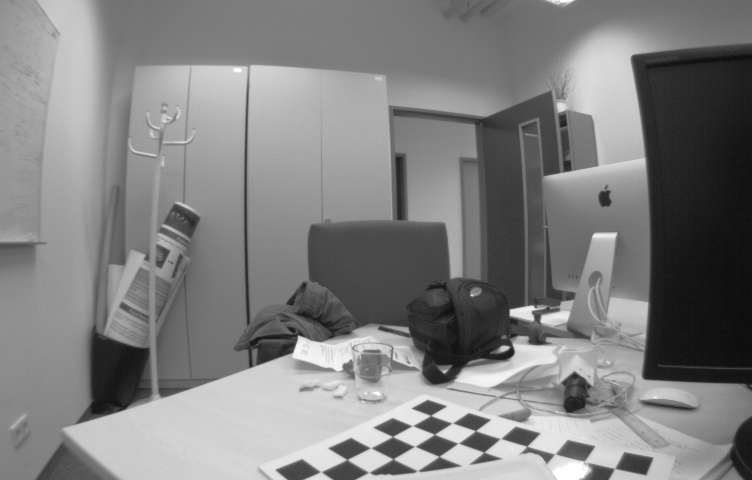
%> input picture computer vision/exercise/ex4/solution/matlab/Ex 4.3/img1.jpg, 752 x 480 px
$ octave main_solution_optimized.m   (GNU Octave 9; MATLAB toolbox functions it lacks are replaced by stand-ins)
%> lines starting %> are read from the running program, lines starting %| are printed output that depends on the picture
### computer vision/exercise/ex4/Ex 4.3/imreadbw.m
function I = imreadbw(file)
%> called with file = 'img1.jpg'
I=im2double(imread(file)) ;
%> I: size 480x752x3 double; min 0.0392, max 1, mean 0.504

if(size(I,3) > 1)
  I = rgb2gray( I ) ;
%> I: size 480x752 double
end

### computer vision/exercise/ex4/solution/matlab/Ex 4.3/main_solution_optimized.m
% Exercise Sheet 4, Part II
%
% ========================================
% Radial Distortion, Exercise 3
% ========================================
%

%% image 1
img_dist = imreadbw('img1.jpg');

K = [ 388.6795 0  343.7415;
       0  389.4250 234.6182;
       0 0 1];


KNew = [250 0.0 512;
        0 250 384;
        0.0 0.0 1.0];

KNewI = KNew^-1;

% get coordinate list
x = repmat(1:1024,768,1);
y = repmat(1:768,1024,1)';
xw = zeros(768,1024);
yw = zeros(768,1024);

% multiply each point with KNewI and project (division by 1)
x = KNewI(1,1) * x + KNewI(1,3);
y = KNewI(2,2) * y + KNewI(2,3);

% get radius of each point
r = (x.^2 + y.^2).^0.5;

% calc f
f = atan(2 * r * tan(0.926464 / 2)) ./ (0.926464*r);

% this only works, as f(isnan(f)) is a 1x1 matrix (there is at most one
% point exactly with raidus=0).
f(isnan(f)) = 0;

% multiply with K
xw = K(1,1) * x .* f + K(1,3);
yw = K(2,2) * y .* f + K(2,3);

% interpolate
img_undist = interp2(img_dist, xw+1, yw+1);
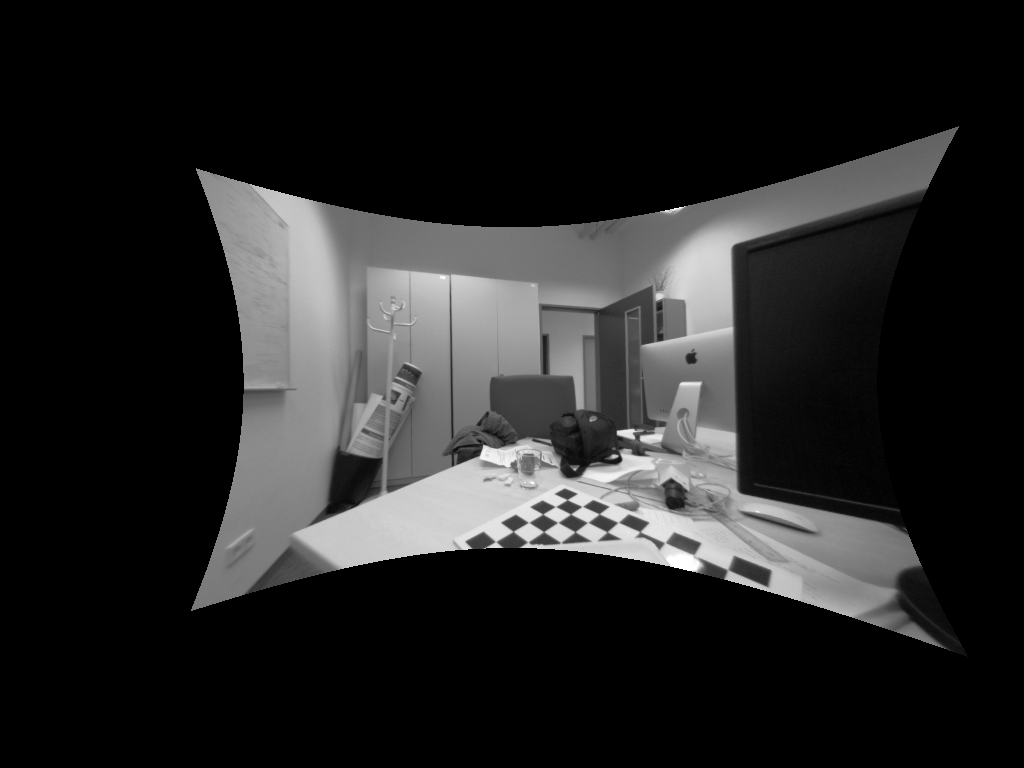
%> img_undist: size 768x1024 double; 67.71% of the values are NaN or infinite; the others: min 0.0408, max 1, mean 0.473; drawn with min black, max white, NaN and infinite black

%subplot(1,2,1)
imagesc(img_undist)
colormap gray
axis equal
%subplot(1,2,2)
figure
imagesc(img_dist)
colormap gray
axis equal

%% image 2

img_dist = imreadbw('img2.jpg');
%> call 2 of imreadbw, with file = 'img2.jpg'
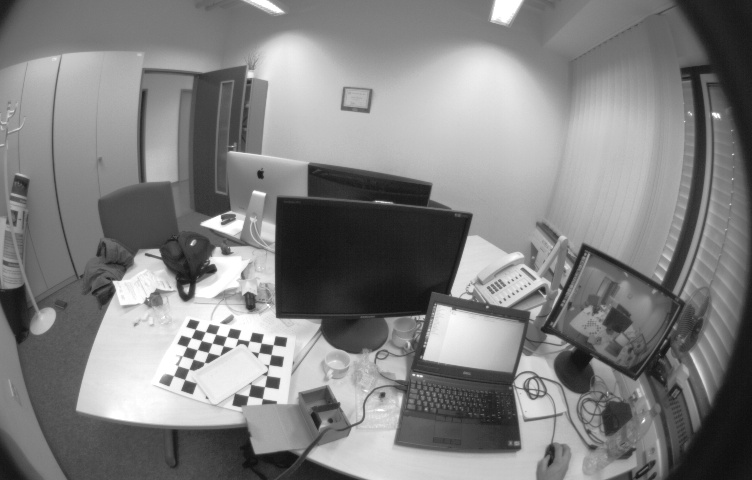
%> input picture computer vision/exercise/ex4/solution/matlab/Ex 4.3/img2.jpg, 752 x 480 px

K = [279.7399 0 347.32012;
     0 279.7399 234.99819;
     0 0 1];


KNew = [200 0.0 512;
        0 200 384;
        0.0 0.0 1.0];


% get coordinate list
x = repmat(1:1024,768,1);
y = repmat(1:768,1024,1)';
xw = zeros(768,1024);
yw = zeros(768,1024);

% multiply each point with KNewI and project (division by 1)
x = KNewI(1,1) * x + KNewI(1,3);
y = KNewI(2,2) * y + KNewI(2,3);

% get radius of each point
r = (x.^2 + y.^2).^0.5;

% calc f
f = (1 - 0.3407*r + 0.057*r.^2 - 0.0046 * r.^3 + 0.00014 * r.^4);

% multiply with K
xw = K(1,1) * x .* f + K(1,3);
yw = K(2,2) * y .* f + K(2,3);

% interpolate
img_undist = interp2(img_dist, xw+1, yw+1);
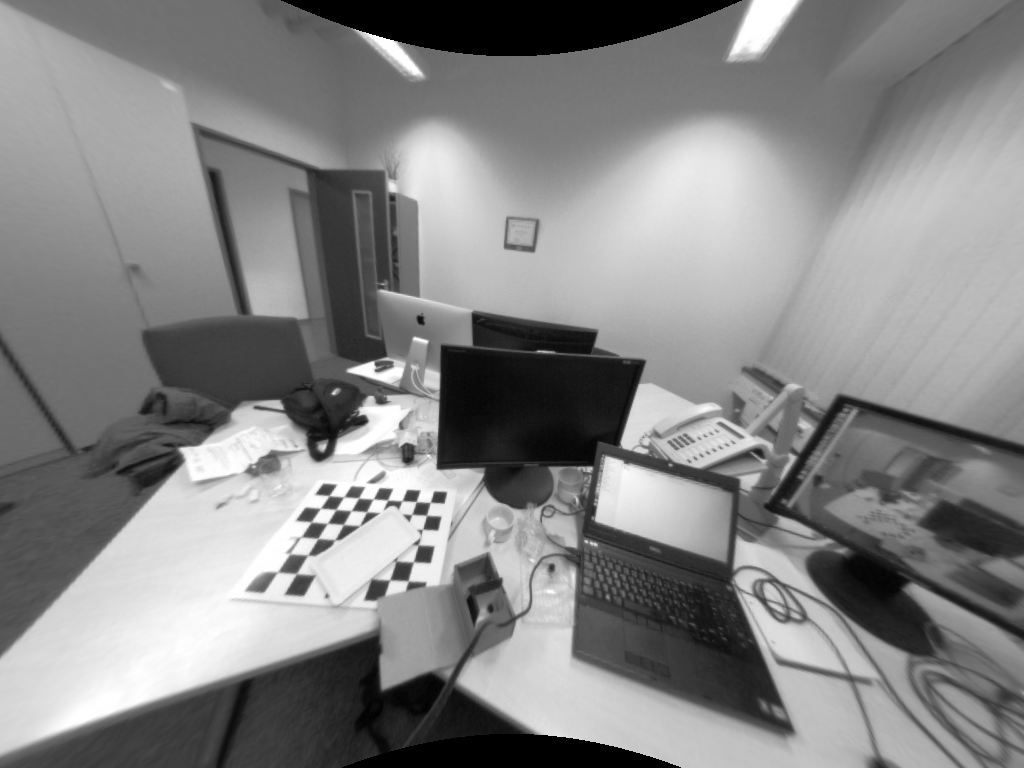
%> img_undist: size 768x1024 double; 3.14% of the values are NaN or infinite; the others: min 0.0572, max 1, mean 0.566; drawn with min black, max white, NaN and infinite black

img_undist = interp2(img_dist, xw+1, yw+1);

subplot(1,2,1)
imagesc(img_undist)
colormap gray
axis equal
subplot(1,2,2)
imagesc(img_dist)
colormap gray
axis equal
